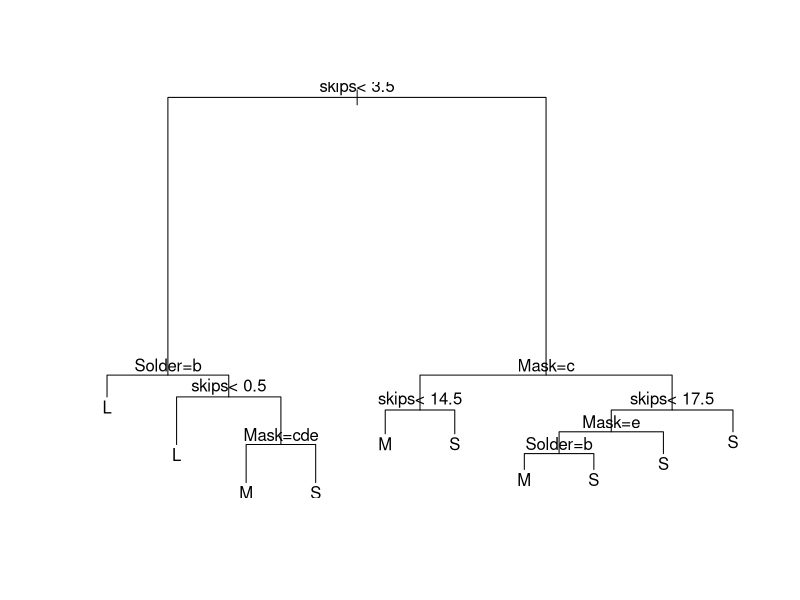
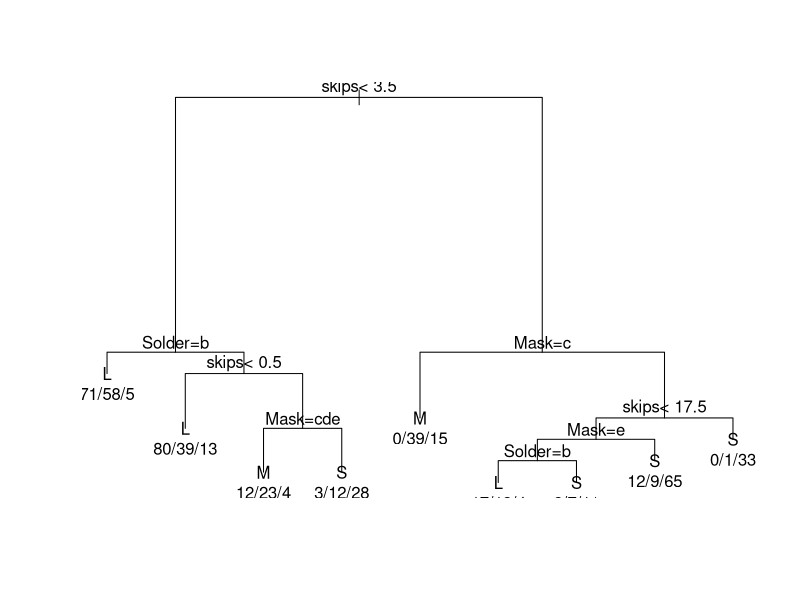

The R source for these figures, in order:
library(rpart)
data(solder)
summary(solder)
str(solder)
# solder has 4 factors , so we arbitrarily choose Opening as the useful factor

myModel <- rpart(Opening ~  Solder + Mask + PadType + Panel + skips,data = solder, method = "class", parms = list(split = "information"), minsplit=2)

# n= 720 
printcp(myModel)
prunedmyModel<- prune(myModel, cp=0.010000)
#        CP nsplit rel error  xerror     xstd
#1 0.254167      0   1.00000 1.09375 0.024842
#2 0.062500      1   0.74583 0.78958 0.027912
#3 0.022917      2   0.68333 0.72708 0.027938
#4 0.018750      4   0.63750 0.69167 0.027866
#5 0.010000      6   0.60000 0.60625 0.027433
plot(prunedmyModel)
text(prunedmyModel)

train <- sample(nrow(solder), size = 576)
train

trainingData <- solder[train,]
trainingData

testData <- solder[-train,]
testData

nrow(trainingData)
# 576
nrow(testData)
#144

ktrainingData <- rpart(Opening ~  Solder + Mask + PadType + Panel + skips, data = trainingData, parms=list(split="information"), method ="class", minsplit=2)
plot(ktrainingData)
text(ktrainingData, use.n = TRUE)
summary(ktrainingData)
printcp(ktrainingData)


#
#CP nsplit rel error  xerror     xstd
#1 0.225201      0   1.00000 1.00000 0.030738
#2 0.061662      1   0.77480 0.79357 0.032159
#3 0.017426      2   0.71314 0.73727 0.032139
#4 0.016086      6   0.64343 0.72654 0.032115
#5 0.010000      7   0.62735 0.67828 0.031933

prunedTreeKyphosis<- prune(ktrainingData, cp=0.010000)


outputFinal <- predict(ktrainingData, newdata = testData, type = "class")
outputFinal

conf_table <- table(testData$Opening, outputFinal)
conf_table
correct <- sum(diag(conf_table))
correct

error <- sum(conf_table)-correct
error

accuracy <- correct / (correct+error)
accuracy

outputFinal2 <- predict(prunedTreeKyphosis, newdata = testData, type = "class")
outputFinal2
conf_table2 <- table(testData$Opening, outputFinal2)
conf_table2
correct2 <- sum(diag(conf_table2))
correct2
error2 <- sum(conf_table2)-correct2
error2
accuracy2 <- correct2 / (correct2+error2)
accuracy2

